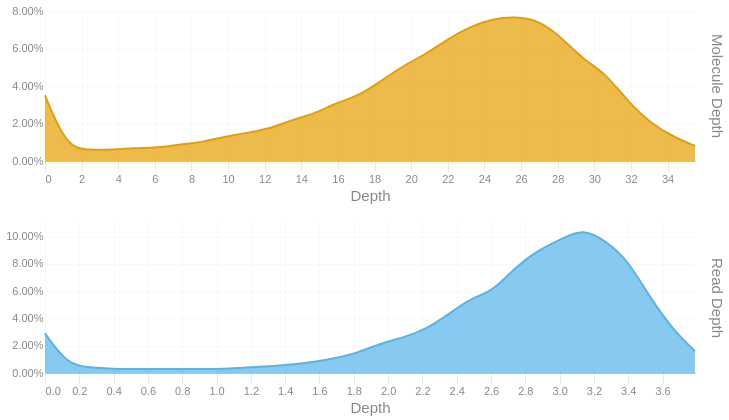

Notebook code cell kept with this figure:
### Code cell
readdep = depth_hist(tb['Read Depth'], q99, 3)
readdep = readdep.with_columns(pl.lit('Read Depth').alias('Metric'))
if not SKIPLR:
    moldep = depth_hist(tb['Molecule Depth'], mol_q99, 1)
    moldep = moldep.with_columns(pl.lit('Molecule Depth').alias('Metric'))
    _hist = pl.concat([readdep, moldep])
    _hist = _hist.filter(pl.col('Proportion') != 0)
    with SafeRender(_hist):
        (
            alt.Chart(_hist)        
            .mark_area(interpolate = "basis")
            .encode(
                x=alt.X('Bin:Q').scale(domainMin=0).axis(alt.Axis(title='Depth')),
                y = alt.Y('Proportion:Q', title = None).axis(format = '.2%'),
                color = alt.Color('Metric:N').legend(None),
                row = alt.Row("Metric:N").header(title = None, labelOrient = 'right'),
                tooltip = [
                    alt.Tooltip("Metric:N", title = "Metric"),
                    alt.Tooltip('Interval:N', title = "Depth Interval"),
                    alt.Tooltip('Proportion:Q', title = "% Alignments").format('.2%')
                ]
            )
            .resolve_scale(x='independent', y='independent')
            .properties(
                height = 150, width = 650,
                usermeta={'embedOptions': {'downloadFileName': f'{samplename}.depth.hist'}}
            )
        ).display()
else:
    readdep = readdep.filter(pl.col('Proportion') != 0)
    with SafeRender(readdep):
        (
            alt.Chart(readdep)        
            .mark_area(interpolate = "basis")
            .encode(
                x=alt.X('Bin:Q').scale(domainMin=0).axis(alt.Axis(title='Depth')),
                y = alt.Y('Proportion:Q', title = None).axis(format = '.2%'),
                tooltip = [
                    alt.Tooltip('Interval:N', title = "Depth Interval"),
                    alt.Tooltip('Proportion:Q', title = "% Alignments").format('.2%')
                ]
            )
            .properties(
                usermeta={'embedOptions': {'downloadFileName': f'{samplename}.depth.hist'}}
            )
        ).display()

### Figure 1 — Vega-Lite specification as saved in the notebook (floating-point values rounded to 4 significant figures)
{"width": 650, "height": 150, "config": {"title": {"anchor": "start", "dy": -15, "fontSize": 18, "color": "#888888", "subtitleColor": "#888888", "subtitleFontSize": 14}, "arc": {"fill": "#0072B2"}, "axis": {"domainColor": "#888888", "domainWidth": 0.5, "gridWidth": 0.2, "grid": false, "titleFontWeight": 400, "titleFontSize": 15, "labelFontSize": 11, "labelColor": "#888888", "tickColor": "#888888", "tickWidth": 0.2, "titleColor": "#888888"}, "axisBand": {"grid": false}, "axisX": {"grid": true, "tickSize": 10, "domainCap": "round"}, "axisY": {"domain": false, "grid": true, "tickSize": 0, "domainCap": "round"}, "background": "transparent", "header": {"labelFontSize": 15, "labelColor": "#888888", "titleFontSize": 15, "titleFontWeight": 600, "titleColor": "#888888"}, "legend": {"labelFont": "sans-serif", "labelFontSize": 12, "labelColor": "#888888", "symbolSize": 100, "symbolType": "circle", "titleFontSize": 12, "titlePadding": 10, "titleColor": "#888888", "title": null}, "range": {"category": ["#E69F00", "#56B4E9", "#009E73", "#F0E442", "#0072B2", "#D55E00", "#CC79A7", "#000000"], "diverging": ["#cfe8f3", "#a2d4ec", "#73bfe2", "#46abdb", "#1696d2", "#12719e"]}, "area": {"fill": "#0072B2", "fillOpacity": 0.7, "line": true, "strokeOpacity": 0.7}, "line": {"color": "#0072B2", "stroke": "#0072B2", "strokeWidth": 2}, "trail": {"color": "#0072B2", "stroke": "#0072B2", "strokeWidth": 0, "size": 1}, "point": {"filled": true, "fillOpacity": 1.0, "size": 95}, "text": {"color": "#888888", "fontSize": 11, "align": "right", "fontWeight": 400, "size": 11}, "bar": {"fill": "#0072B2", "stroke": null}, "view": {"stroke": null, "continuousWidth": 660, "continuousHeight": 400}}, "data": {"name": "data-eea1a376df5e123ca1af892aa3b2e334"}, "mark": {"type": "area", "interpolate": "basis"}, "encoding": {"color": {"field": "Metric", "legend": null, "type": "nominal"}, "row": {"field": "Metric", "header": {"title": null, "labelOrient": "right"}, "type": "nominal"}, "tooltip": [{"field": "Metric", "title": "Metric", "type": "nominal"}, {"field": "Interval", "title": "Depth Interval", "type": "nominal"}, {"field": "Proportion", "format": ".2%", "title": "% Alignments", "type": "quantitative"}], "x": {"axis": {"title": "Depth"}, "field": "Bin", "scale": {"domainMin": 0}, "type": "quantitative"}, "y": {"axis": {"format": ".2%"}, "field": "Proportion", "title": null, "type": "quantitative"}}, "resolve": {"scale": {"x": "independent", "y": "independent"}}, "usermeta": {"embedOptions": {"downloadFileName": "S5_StJohns_3457.depth.hist"}}, "$schema": "https://vega.github.io/schema/vega-lite/v6.1.0.json", "datasets": {"data-eea1a376df5e123ca1af892aa3b2e334": [{"Bin": 0.0, "Interval": "0.0-0.131", "Proportion": 0.029, "Metric": "Read Depth"}, {"Bin": 0.131, "Interval": "0.131-0.261", "Proportion": 0.006, "Metric": "Read Depth"}, {"Bin": 0.261, "Interval": "0.261-0.392", "Proportion": 0.004, "Metric": "Read Depth"}, {"Bin": 0.392, "Interval": "0.392-0.523", "Proportion": 0.003, "Metric": "Read Depth"}, {"Bin": 0.523, "Interval": "0.523-0.653", "Proportion": 0.003, "Metric": "Read Depth"}, {"Bin": 0.653, "Interval": "0.653-0.784", "Proportion": 0.003, "Metric": "Read Depth"}, {"Bin": 0.784, "Interval": "0.784-0.915", "Proportion": 0.003, "Metric": "Read Depth"}, {"Bin": 0.915, "Interval": "0.915-1.045", "Proportion": 0.003, "Metric": "Read Depth"}, {"Bin": 1.045, "Interval": "1.045-1.176", "Proportion": 0.003, "Metric": "Read Depth"}, {"Bin": 1.176, "Interval": "1.176-1.307", "Proportion": 0.004, "Metric": "Read Depth"}, {"Bin": 1.307, "Interval": "1.307-1.437", "Proportion": 0.005, "Metric": "Read Depth"}, {"Bin": 1.437, "Interval": "1.437-1.568", "Proportion": 0.006, "Metric": "Read Depth"}, {"Bin": 1.568, "Interval": "1.568-1.699", "Proportion": 0.008, "Metric": "Read Depth"}, {"Bin": 1.699, "Interval": "1.699-1.829", "Proportion": 0.011, "Metric": "Read Depth"}, {"Bin": 1.829, "Interval": "1.829-1.96", "Proportion": 0.015, "Metric": "Read Depth"}, {"Bin": 1.96, "Interval": "1.96-2.091", "Proportion": 0.022, "Metric": "Read Depth"}, {"Bin": 2.091, "Interval": "2.091-2.221", "Proportion": 0.026, "Metric": "Read Depth"}, {"Bin": 2.221, "Interval": "2.221-2.352", "Proportion": 0.032, "Metric": "Read Depth"}, {"Bin": 2.352, "Interval": "2.352-2.483", "Proportion": 0.043, "Metric": "Read Depth"}, {"Bin": 2.483, "Interval": "2.483-2.613", "Proportion": 0.055, "Metric": "Read Depth"}, {"Bin": 2.613, "Interval": "2.613-2.744", "Proportion": 0.06, "Metric": "Read Depth"}, {"Bin": 2.744, "Interval": "2.744-2.875", "Proportion": 0.078, "Metric": "Read Depth"}, {"Bin": 2.875, "Interval": "2.875-3.005", "Proportion": 0.09, "Metric": "Read Depth"}, {"Bin": 3.005, "Interval": "3.005-3.136", "Proportion": 0.098, "Metric": "Read Depth"}, {"Bin": 3.136, "Interval": "3.136-3.267", "Proportion": 0.106, "Metric": "Read Depth"}, {"Bin": 3.267, "Interval": "3.267-3.397", "Proportion": 0.097, "Metric": "Read Depth"}, {"Bin": 3.397, "Interval": "3.397-3.528", "Proportion": 0.083, "Metric": "Read Depth"}, {"Bin": 3.528, "Interval": "3.528-3.659", "Proportion": 0.055, "Metric": "Read Depth"}, {"Bin": 3.659, "Interval": "3.659-3.789", "Proportion": 0.032, "Metric": "Read Depth"}, {"Bin": 3.789, "Interval": "3.789-3.92", "Proportion": 0.016, "Metric": "Read Depth"}, {"Bin": 0.0, "Interval": "0.0-1.2", "Proportion": 0.035, "Metric": "Molecule Depth"}, {"Bin": 1.2, "Interval": "1.2-2.4", "Proportion": 0.007, "Metric": "Molecule Depth"}, {"Bin": 2.4, "Interval": "2.4-3.7", "Proportion": 0.006, "Metric": "Molecule Depth"}, {"Bin": 3.7, "Interval": "3.7-4.9", "Proportion": 0.006, "Metric": "Molecule Depth"}, {"Bin": 4.9, "Interval": "4.9-6.1", "Proportion": 0.007, "Metric": "Molecule Depth"}, {"Bin": 6.1, "Interval": "6.1-7.4", "Proportion": 0.007, "Metric": "Molecule Depth"}, {"Bin": 7.4, "Interval": "7.4-8.6", "Proportion": 0.009, "Metric": "Molecule Depth"}, {"Bin": 8.6, "Interval": "8.6-9.8", "Proportion": 0.01, "Metric": "Molecule Depth"}, {"Bin": 9.8, "Interval": "9.8-11.0", "Proportion": 0.013, "Metric": "Molecule Depth"}, {"Bin": 11.0, "Interval": "11.0-12.2", "Proportion": 0.015, "Metric": "Molecule Depth"}, {"Bin": 12.2, "Interval": "12.2-13.5", "Proportion": 0.017, "Metric": "Molecule Depth"}, {"Bin": 13.5, "Interval": "13.5-14.7", "Proportion": 0.022, "Metric": "Molecule Depth"}, {"Bin": 14.7, "Interval": "14.7-15.9", "Proportion": 0.025, "Metric": "Molecule Depth"}, {"Bin": 15.9, "Interval": "15.9-17.2", "Proportion": 0.031, "Metric": "Molecule Depth"}, {"Bin": 17.2, "Interval": "17.2-18.4", "Proportion": 0.035, "Metric": "Molecule Depth"}, {"Bin": 18.4, "Interval": "18.4-19.6", "Proportion": 0.043, "Metric": "Molecule Depth"}, {"Bin": 19.6, "Interval": "19.6-20.8", "Proportion": 0.051, "Metric": "Molecule Depth"}, {"Bin": 20.8, "Interval": "20.8-22.0", "Proportion": 0.057, "Metric": "Molecule Depth"}, {"Bin": 22.0, "Interval": "22.0-23.3", "Proportion": 0.065, "Metric": "Molecule Depth"}, {"Bin": 23.3, "Interval": "23.3-24.5", "Proportion": 0.072, "Metric": "Molecule Depth"}, {"Bin": 24.5, "Interval": "24.5-25.7", "Proportion": 0.076, "Metric": "Molecule Depth"}, {"Bin": 25.7, "Interval": "25.7-27.0", "Proportion": 0.077, "Metric": "Molecule Depth"}, {"Bin": 27.0, "Interval": "27.0-28.2", "Proportion": 0.075, "Metric": "Molecule Depth"}, {"Bin": 28.2, "Interval": "28.2-29.4", "Proportion": 0.066, "Metric": "Molecule Depth"}, {"Bin": 29.4, "Interval": "29.4-30.6", "Proportion": 0.054, "Metric": "Molecule Depth"}, {"Bin": 30.6, "Interval": "30.6-31.8", "Proportion": 0.047, "Metric": "Molecule Depth"}, {"Bin": 31.8, "Interval": "31.8-33.1", "Proportion": 0.032, "Metric": "Molecule Depth"}, {"Bin": 33.1, "Interval": "33.1-34.3", "Proportion": 0.02, "Metric": "Molecule Depth"}, {"Bin": 34.3, "Interval": "34.3-35.5", "Proportion": 0.013, "Metric": "Molecule Depth"}, {"Bin": 35.5, "Interval": "35.5-36.75", "Proportion": 0.008, "Metric": "Molecule Depth"}]}}
